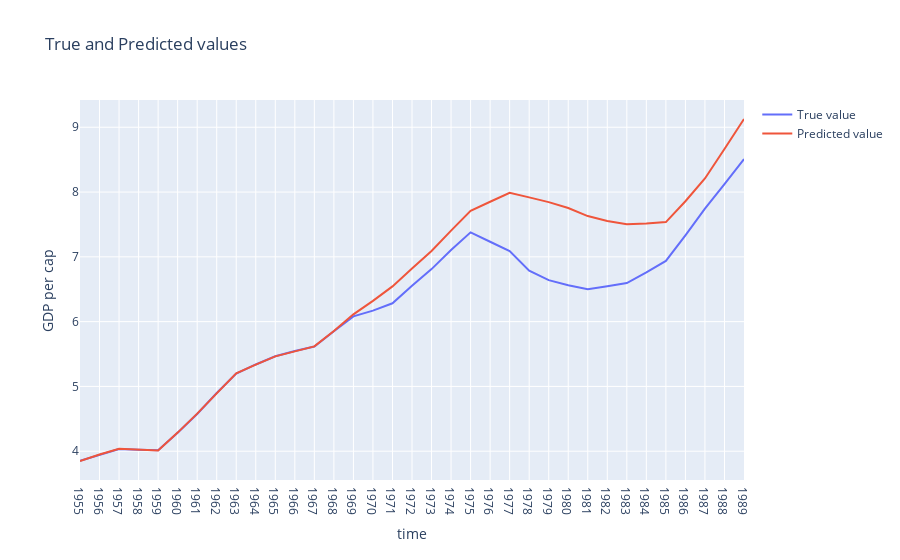

Notebook source saved alongside this figure:
### Code cell
trace1 = go.Scatter(x=x, y=y_true, mode='lines', name='True value')
trace2 = go.Scatter(x=x, y=y_pred, mode='lines', name='Predicted value')

# Create the layout
layout = go.Layout(
    title='True and Predicted values',
    xaxis=dict(title='time'),
    yaxis=dict(title='GDP per cap')
)

# Create a figure with both traces
fig = go.Figure(data=[trace1, trace2], layout=layout)

# Show the interactive plot
fig.show()

### Figure 1 — Plotly figure (JSON) as saved in the notebook; plotly's stock layout.template omitted (floating-point values rounded to 4 significant figures)
{"data": [{"mode": "lines", "name": "True value", "type": "scatter", "x": ["1955", "1956", "1957", "1958", "1959", "1960", "1961", "1962", "1963", "1964", "1965", "1966", "1967", "1968", "1969", "1970", "1971", "1972", "1973", "1974", "1975", "1976", "1977", "1978", "1979", "1980", "1981", "1982", "1983", "1984", "1985", "1986", "1987", "1988", "1989"], "y": [3.853, 3.946, 4.034, 4.023, 4.014, 4.286, 4.574, 4.899, 5.197, 5.339, 5.465, 5.546, 5.615, 5.852, 6.081, 6.17, 6.284, 6.556, 6.811, 7.105, 7.378, 7.233, 7.09, 6.787, 6.64, 6.563, 6.501, 6.545, 6.595, 6.761, 6.937, 7.332, 7.743, 8.121, 8.51]}, {"mode": "lines", "name": "Predicted value", "type": "scatter", "x": ["1955", "1956", "1957", "1958", "1959", "1960", "1961", "1962", "1963", "1964", "1965", "1966", "1967", "1968", "1969", "1970", "1971", "1972", "1973", "1974", "1975", "1976", "1977", "1978", "1979", "1980", "1981", "1982", "1983", "1984", "1985", "1986", "1987", "1988", "1989"], "y": [3.849, 3.95, 4.037, 4.022, 4.011, 4.287, 4.58, 4.892, 5.202, 5.337, 5.464, 5.541, 5.618, 5.854, 6.112, 6.32, 6.544, 6.819, 7.091, 7.404, 7.712, 7.85, 7.988, 7.918, 7.844, 7.754, 7.629, 7.555, 7.501, 7.514, 7.537, 7.858, 8.209, 8.664, 9.128]}], "layout": {"title": {"text": "True and Predicted values"}, "xaxis": {"title": {"text": "time"}}, "yaxis": {"title": {"text": "GDP per cap"}}}}
